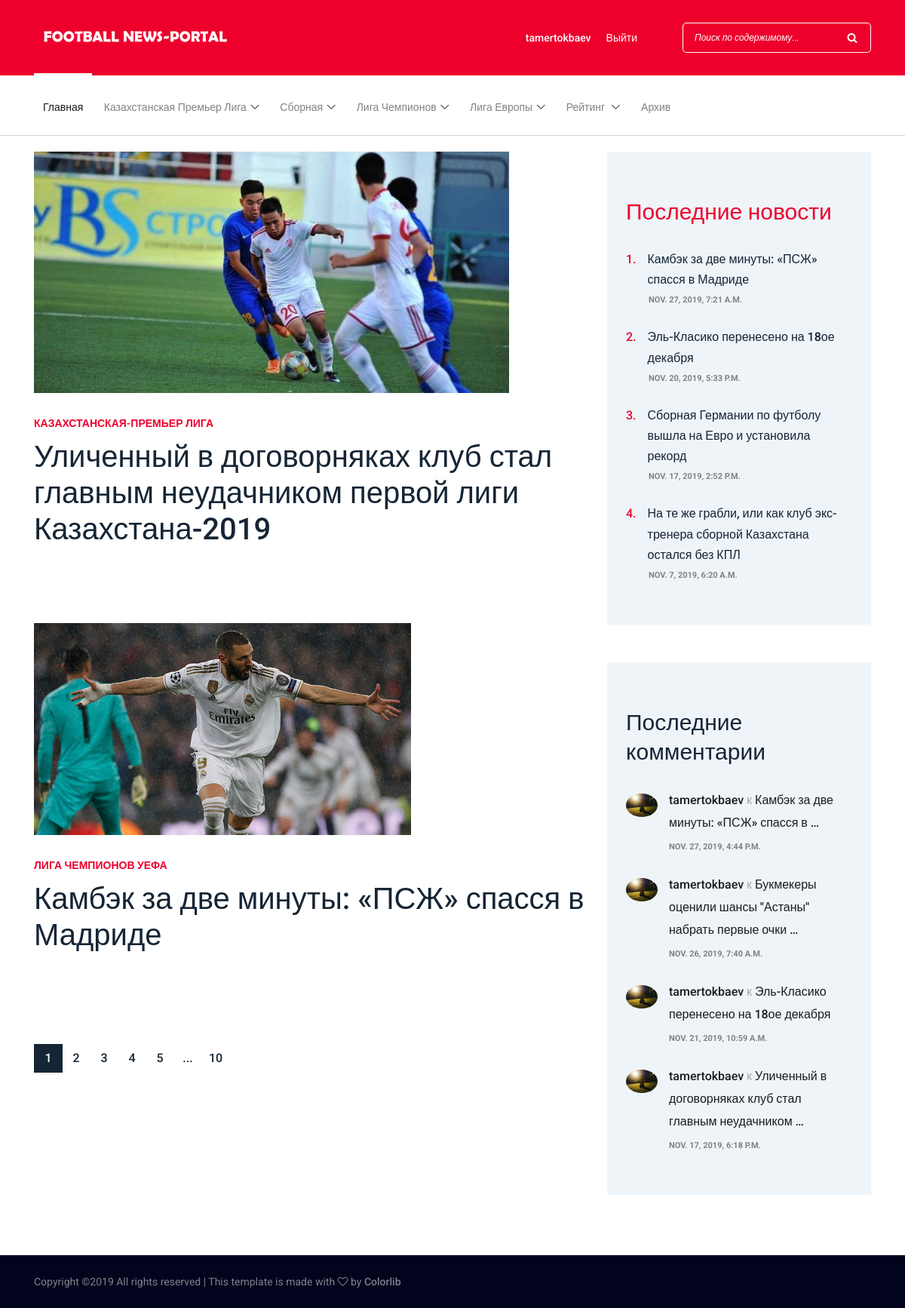
The app's page /accounts/tamertokbaev/profile/favourites (signed in) with its own data.
### Django_App/applications/news/models.py (models this page shows, shortened)
class News(models.Model):
    KPL = 'Казахстанская-премьер лига'  # Kazakhstan premier league
    NAT_TEAM = 'Национальная сборная по футболу'  # National team of Kazakhstan
    UCL = 'Лига чемпионов УЕФА'  # UEFA Champions League
    UEL = 'Лига Европы УЕФА'  # UEFA Europe League
    ANOTHER = 'Другое'  # Another
    TAG_TYPES = [
        (ANOTHER, 'Другое'),
        (KPL, 'Казахстанская-премьер лига'),
        (NAT_TEAM, 'Национальная сборная по футболу'),
        (UCL, 'Лига чемпионов УЕФА'),
        (UEL, 'Лига Европы УЕФА'),
    ]
    news_author = models.ForeignKey(User, on_delete=models.CASCADE, default=True)
    news_title = models.CharField('Title of the news', max_length=200)
    news_sh_description = models.CharField('Short description of the news', max_length=800)
    news_content = RichTextUploadingField()
    news_tag = models.CharField(max_length=100, choices=TAG_TYPES, default=ANOTHER)
    publication_date = models.DateTimeField('Date of publication of the news')
    count_of_views = models.IntegerField('Count of views of the news')
    img = models.ImageField(upload_to='images/')
    likes = models.IntegerField(default=0)

class Comment(models.Model):
    news = models.ForeignKey(News, on_delete=models.CASCADE)
    comment_author = models.ForeignKey(User, on_delete=models.CASCADE)
    comment_text = models.TextField('Content of comment')
    comment_date = models.DateTimeField('Date of publication of the comment', default=timezone.now)

class Profile(models.Model):
    user = models.OneToOneField(User, on_delete=models.CASCADE)
    birth_date = models.DateField(null=True, blank=True, default=timezone.now)
    avatar = models.ImageField(upload_to='images/avatars/', null=True, default='images/avatars/defavatar.jpg')

### Django_App/applications/news/views.py (the view)
# urls.py: path('accounts/<slug:slug>/profile/favourites', views.show_favourites, name='show_favourites'),
def show_favourites(request, slug):
    latest_news = News.objects.order_by('-publication_date')[:4]
    latest_comments = Comment.objects.order_by('-comment_date')[:4]
    context = {'latest_news': latest_news, 'latest_comments': latest_comments}
    try:
        user = auth.get_user(request)
        fav_list = UserFavourite.objects.filter(user=user)
        news_list = []
        for fav_news in fav_list:
            news_list.append(News.objects.get(id=fav_news.fav_news.id))
        context.update({'news_list': news_list})
    except:
        context.update({'error': 'Войдите в систему чтобы получить доступ к избранным новостям!'})
    return render(request, 'news/show_favs.html', context)

### templates/news/show_favs.html (shortened to what this page needs)
{% extends 'news/index.html' %}
{% block main %}
    {% if news_list %}
    <div class="blog-area section-padding-0-80">
        <div class="container">
            <div class="row">
                <div class="col-12 col-lg-8">
                    <div class="blog-posts-area">
                        {% for news in news_list %}
                        <div class="single-blog-post featured-post mb-30">
                            <div class="post-thumb">
                                <a href="{% url 'news:one_by_one' news.id %}"><img src="{{ news.img.url }}" alt=""></a>
                            </div>
                            <div class="post-data">
                                <a href="{% url 'news:one_by_one' news.id %}" class="post-catagory">{{ news.news_tag }}</a>
                                <a href="{% url 'news:one_by_one' news.id %}" class="post-title">
                                    <h6>{{ news.news_title }}</h6>
                                </a>
                            </div>
                        </div>
                        {% endfor %}
                    </div>
                    <nav aria-label="Page navigation example">
                        <ul class="pagination mt-50">
                            <li class="page-item active"><a class="page-link" href="#">1</a></li>
                            <li class="page-item"><a class="page-link" href="#">2</a></li>
                            <li class="page-item"><a class="page-link" href="#">3</a></li>
                            <li class="page-item"><a class="page-link" href="#">4</a></li>
                            <li class="page-item"><a class="page-link" href="#">5</a></li>
                            <li class="page-item"><a class="page-link" href="#">...</a></li>
                            <li class="page-item"><a class="page-link" href="#">10</a></li>
                        </ul>
                    </nav>
                </div>
                <div class="col-12 col-lg-4">
                    <div class="blog-sidebar-area">
                        <div class="popular-news-widget mb-50">
                            <h3>Последние новости</h3>
                            {% if latest_news %}
                                {% for news in latest_news %}
                                    <div class="single-popular-post">
                                        <a href="{% url 'news:one_by_one' news.id %}">
                                            <h6><span>{{ forloop.counter }}.</span> {{ news.news_title }}</h6>
                                        </a>
                                        <p>{{ news.publication_date }}</p>
                                    </div>
                                {% endfor %}
                            {% else %}
                                Пока еще нет последних новостей.
                            {% endif %}
                        </div>
                        <div class="latest-comments-widget">
                            <h3>Последние комментарии</h3>
                            {% if latest_comments %}
                                {% for comment in latest_comments %}
                                    <div class="single-comments d-flex">
                                        <div class="comments-thumbnail mr-15">
                                            <img src="{{ comment.comment_author.profile.avatar.url }}" alt="">
                                        </div>
                                        <div class="comments-text">
                                            <a href="#">{{ comment.comment_author }} <span>к</span> {{ comment.news.news_title|truncatewords:7 }}</a>
                                            <p>{{ comment.comment_date }}</p>
                                        </div>
                                    </div>
                                {% endfor %}
                            {% else %}
                                Комментарии пока оставлены не были
                            {% endif %}
                        </div>
                    </div>
                </div>
            </div>
        </div>
    </div>
    {% endif %}
{% endblock %}

### templates/news/index.html (shortened to what this page needs)
{% load static %}
<!DOCTYPE html>
<html lang="en">
<head>
    <link rel="stylesheet" href="{% static 'style.css' %}">
    <link rel="stylesheet" href="{% static 'table.css' %}">
</head>
<body>
    <header class="header-area">
        <div class="top-header-area">
            <div class="container">
                <div class="row">
                    <div class="col-12">
                        <div class="top-header-content d-flex align-items-center justify-content-between">
                            <div class="logo">
                                <a href="{% url 'news:index' %}"><img src="{% static 'img/core-img/football-logo.png' %}" alt=""></a>
                            </div>
                            <div class="login-search-area d-flex align-items-center">
                                {% if user.is_authenticated %}
                                    <div class="login d-flex">
                                        <a href="{% url 'news:profile' user.username%}">{{ user.username }}</a>
                                        <a href="{% url 'logout' %}">Выйти</a>
                                    </div>
                                {% else %}
                                    <div class="login d-flex">
                                        <a href="{% url 'login' %}?next={{ request.path }}">Войти</a>
                                        <a href="{% url 'news:register' %}">Зарегистрироваться</a>
                                    </div>
                                {% endif %}
                                <div class="search-form">
                                    <form action="{% url 'news:search' %}" method="post">
                                        <input type="search" name="search" class="form-control" placeholder="Поиск по содержимому...">
                                        <button type="submit"><i class="fa fa-search" aria-hidden="true"></i></button>
                                    </form>
                                </div>
                            </div>
                        </div>
                    </div>
                </div>
            </div>
        </div>
        <div class="newspaper-main-menu" id="stickyMenu">
            <div class="classy-nav-container breakpoint-off">
                <div class="container">
                    <nav class="classy-navbar justify-content-between" id="newspaperNav">
                        <div class="classy-menu">
                            <div class="classynav">
                                <ul>
                                    <li class="active"><a href="{% url 'news:index' %}">Главная</a></li>
                                    <li><a href="#">Казахстанская премьер лига</a>
                                    </li>
                                    <li><a href="#">Сборная</a>
                                    </li>
                                    <li><a href="#">Лига чемпионов</a>
                                    </li>
                                    <li><a href="#">Лига Европы</a>
                                    </li>
                                    <li><a href="#">Рейтинг </a>
                                    </li>
                                    <li><a href="{% url 'news:archive' %}">Архив</a></li>
                                </ul>
                            </div>
                        </div>
                    </nav>
                </div>
            </div>
        </div>
    </header><br>
    {% block main %}{% endblock %}
    <footer class="footer-area">
        <div class="bottom-footer-area">
            <div class="container h-100">
                <div class="row h-100 align-items-center">
                    <div class="col-12">
                        <p>
Copyright &copy;<script>document.write(new Date().getFullYear());</script> All rights reserved | This template is made with <i class="fa fa-heart-o" aria-hidden="true"></i> by <a href="https://colorlib.com" target="_blank">Colorlib</a>
</p>
                    </div>
                </div>
            </div>
        </div>
    </footer>
</body>
</html>

### records on screen
News: img (picture), news_tag "КАЗАХСТАНСКАЯ-ПРЕМЬЕР ЛИГА", news_title "Уличенный в договорняках клуб стал главным неудачником первой лиги Казахстана-2019"
News: img (picture), news_tag "ЛИГА ЧЕМПИОНОВ УЕФА", news_title "Камбэк за две минуты: «ПСЖ» спасся в Мадриде", publication_date "NOV. 27, 2019, 7:21 A.M."
News: news_title "Эль-Класико перенесено на 18ое декабря", publication_date "NOV. 20, 2019, 5:33 P.M."
News: news_title "Сборная Германии по футболу вышла на Евро и установила рекорд", publication_date "NOV. 17, 2019, 2:52 P.M."
News: news_title "На те же грабли, или как клуб экс-тренера сборной Казахстана остался без КПЛ", publication_date "NOV. 7, 2019, 6:20 A.M."
Comment: comment_author.profile.avatar (picture), comment_author "tamertokbaev", news.news_title "Камбэк за две минуты: «ПСЖ» спасся в …", comment_date "NOV. 27, 2019, 4:44 P.M."
Comment: comment_author.profile.avatar (picture), comment_author "tamertokbaev", news.news_title "Букмекеры оценили шансы \"Астаны\" набрать первые очки …", comment_date "NOV. 26, 2019, 7:40 A.M."
Comment: comment_author.profile.avatar (picture), comment_author "tamertokbaev", news.news_title "Эль-Класико перенесено на 18ое декабря", comment_date "NOV. 21, 2019, 10:59 A.M."
Comment: comment_author.profile.avatar (picture), comment_author "tamertokbaev", news.news_title "Уличенный в договорняках клуб стал главным неудачником …", comment_date "NOV. 17, 2019, 6:18 P.M."

### other values on screen
{{ user.username }} "tamertokbaev"
